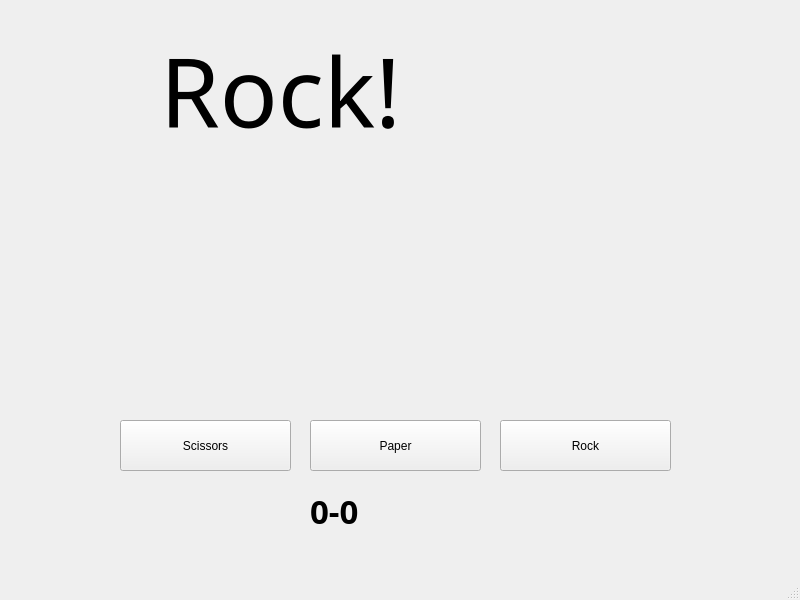
<?xml version="1.0" encoding="UTF-8"?>
<ui version="4.0">
 <class>MainWindow</class>
 <widget class="QMainWindow" name="MainWindow">
  <property name="geometry">
   <rect>
    <x>0</x>
    <y>0</y>
    <width>800</width>
    <height>600</height>
   </rect>
  </property>
  <property name="windowTitle">
   <string>SPR</string>
  </property>
  <property name="windowIcon">
   <iconset>
    <normaloff>img/lgoo.png</normaloff>img/lgoo.png</iconset>
  </property>
  <property name="autoFillBackground">
   <bool>true</bool>
  </property>
  <widget class="QWidget" name="centralwidget">
   <widget class="QLabel" name="playerHand">
    <property name="geometry">
     <rect>
      <x>120</x>
      <y>140</y>
      <width>281</width>
      <height>281</height>
     </rect>
    </property>
    <property name="text">
     <string/>
    </property>
    <property name="pixmap">
     <pixmap>img/rock.png</pixmap>
    </property>
    <property name="scaledContents">
     <bool>true</bool>
    </property>
   </widget>
   <widget class="QPushButton" name="pushButton_1">
    <property name="geometry">
     <rect>
      <x>120</x>
      <y>420</y>
      <width>171</width>
      <height>51</height>
     </rect>
    </property>
    <property name="text">
     <string>Scissors</string>
    </property>
   </widget>
   <widget class="QPushButton" name="pushButton_2">
    <property name="geometry">
     <rect>
      <x>310</x>
      <y>420</y>
      <width>171</width>
      <height>51</height>
     </rect>
    </property>
    <property name="text">
     <string>Paper</string>
    </property>
   </widget>
   <widget class="QPushButton" name="pushButton_3">
    <property name="geometry">
     <rect>
      <x>500</x>
      <y>420</y>
      <width>171</width>
      <height>51</height>
     </rect>
    </property>
    <property name="text">
     <string>Rock</string>
    </property>
   </widget>
   <widget class="QLabel" name="cpuHand">
    <property name="geometry">
     <rect>
      <x>440</x>
      <y>0</y>
      <width>211</width>
      <height>191</height>
     </rect>
    </property>
    <property name="text">
     <string/>
    </property>
    <property name="pixmap">
     <pixmap>img/frock.png</pixmap>
    </property>
    <property name="scaledContents">
     <bool>true</bool>
    </property>
   </widget>
   <widget class="QLabel" name="label">
    <property name="geometry">
     <rect>
      <x>160</x>
      <y>20</y>
      <width>301</width>
      <height>141</height>
     </rect>
    </property>
    <property name="font">
     <font>
      <family>Vladimir Script</family>
      <pointsize>72</pointsize>
      <italic>false</italic>
     </font>
    </property>
    <property name="text">
     <string>Rock!</string>
    </property>
   </widget>
   <widget class="QLabel" name="scoreboard">
    <property name="geometry">
     <rect>
      <x>310</x>
      <y>480</y>
      <width>171</width>
      <height>61</height>
     </rect>
    </property>
    <property name="font">
     <font>
      <family>Arial Black</family>
      <pointsize>25</pointsize>
      <weight>75</weight>
      <bold>true</bold>
     </font>
    </property>
    <property name="text">
     <string>0-0</string>
    </property>
   </widget>
  </widget>
  <widget class="QStatusBar" name="statusbar"/>
  <widget class="QMenuBar" name="menubar">
   <property name="geometry">
    <rect>
     <x>0</x>
     <y>0</y>
     <width>800</width>
     <height>21</height>
    </rect>
   </property>
  </widget>
  <action name="actionNew">
   <property name="text">
    <string>New</string>
   </property>
   <property name="shortcut">
    <string>Ctrl+N</string>
   </property>
  </action>
 </widget>
 <resources/>
 <connections/>
</ui>
